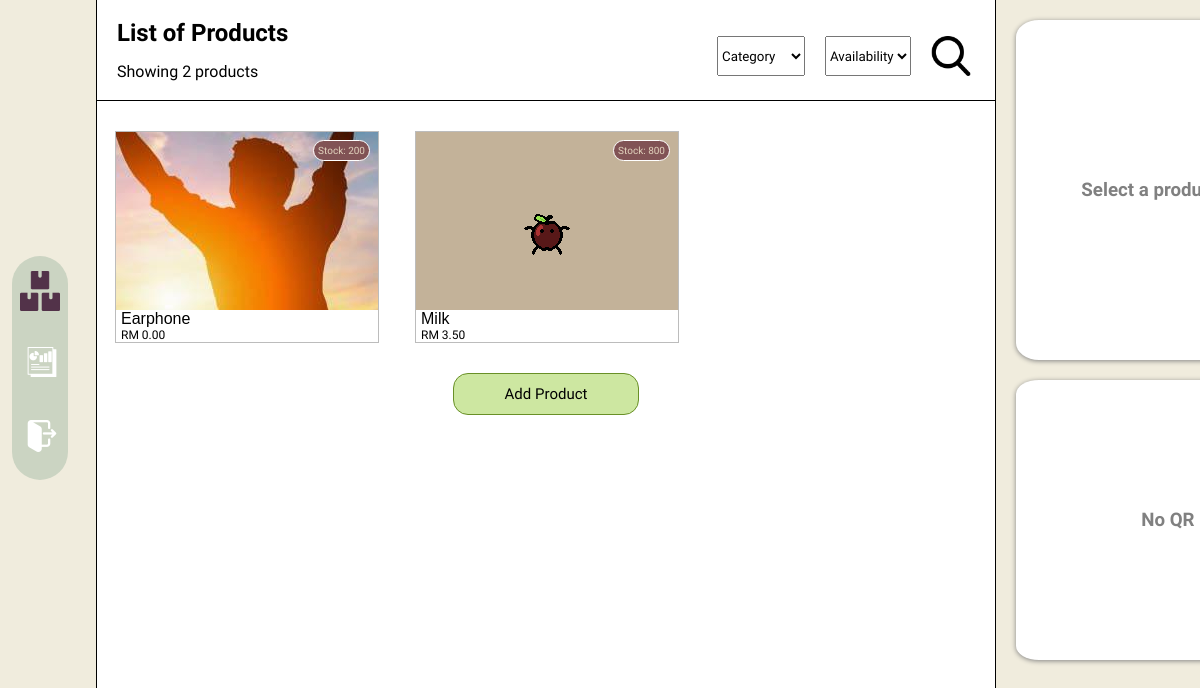
The page /inventory/product_list/ (signed in) on the database as committed earlier.
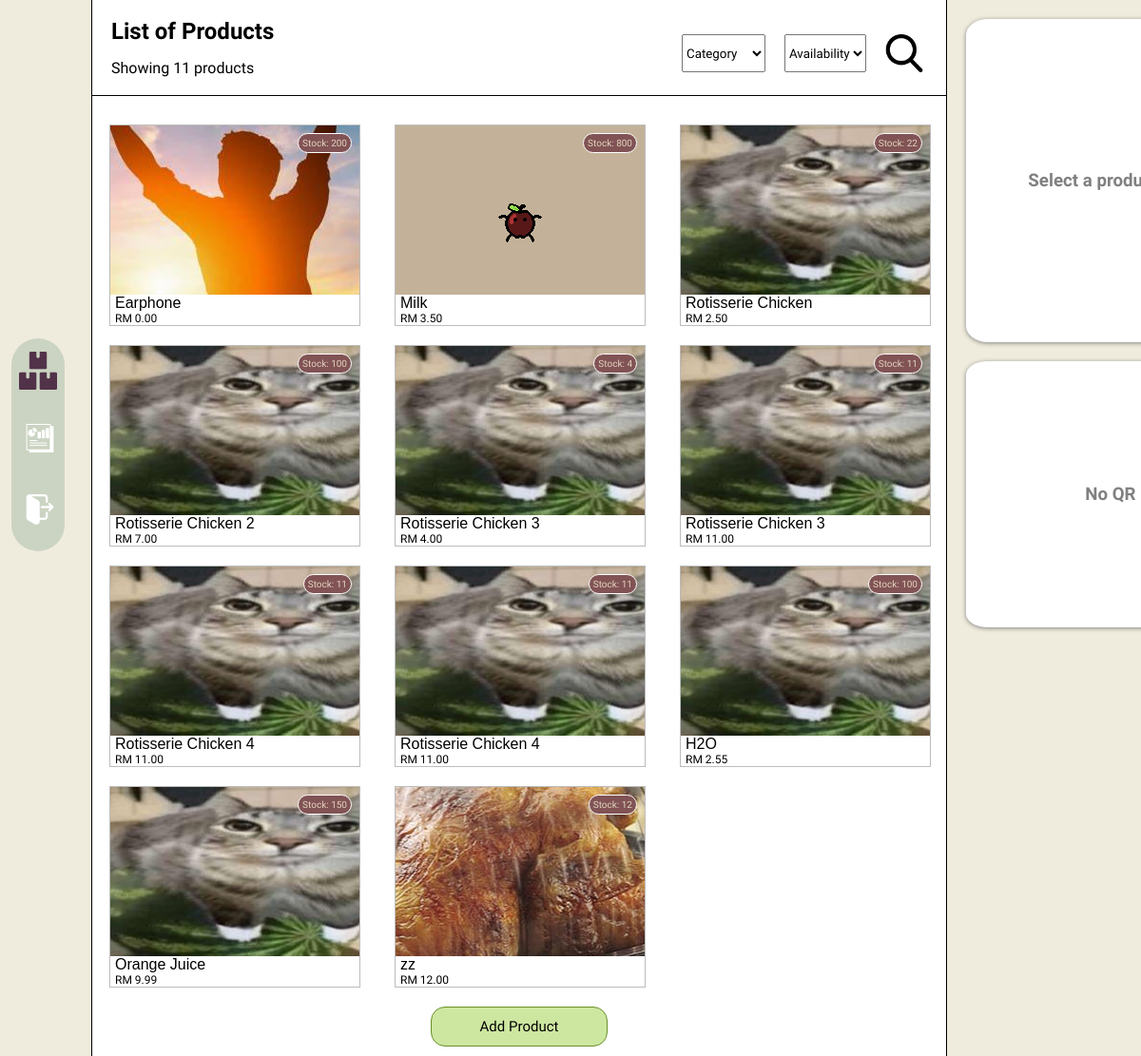
The same page on the database as committed later.
### inventory/models.py (models this page shows, shortened)
class Product(models.Model):
    name = models.CharField(max_length=100, verbose_name='Name')
    quantity = models.IntegerField(verbose_name='Quantity')
    image = models.ImageField(upload_to='products/',default='/media/products/20240322_200331.jpg')
    qr_code = models.ImageField(upload_to='qr/')
    supplier = models.CharField(max_length=100)
    category = models.ForeignKey(Category, on_delete=models.CASCADE)
    price = models.FloatField()
    alert_threshold = models.IntegerField()

### inventory/views.py (the view, shortened to what this page needs)
# urls.py: path('product_list/', views.product_list_view, name="product_list"),
@login_required(login_url="/accounts/login/")
def product_list_view(request):
    products = Product.objects.all()
    product_id = request.GET.get("add")
    chosen_product = None
    filter_category = request.POST.get('category')
    default_category = "none"
    if product_id:
        chosen_product = Product.objects.get(pk=product_id)
    return render(
        request,
        'inventory/product_list.html',
        context={
            'products':products,
            'product_count':len(products),
            'chosen_product': chosen_product,
            'default_category': default_category
        }
    )

### inventory/templates/inventory/product_list.html (shortened to what this page needs)
{% extends 'inventory/navigation.html' %}
{% block content %}
{% load static %}
<html>
<head>
    <link rel = "stylesheet" href="{% static 'css/product_list.css' %}">
</head>
<body>
  <aside class="sidebar">
  </aside>
  <main>
    <section>
      <div class="container">
        <div class="list-header">
          <div class="list-subheader">
            <h1>List of Products</h1>
            <p>Showing {{product_count}} products</p>
          </div>
          <div class="list-filter">
            <form method="POST">
              <select name="category">
                <option value="none">Category</option>
              </select>
              <select name="availability">
                <option value="none">Availability</option>
              </select>
              <button type="submit"><img src="{% static 'images/search 1.png' %}" width="40" height="40"></button>
            </form>
          </div>
        </div>
        <div class="list-body">
          {% for product in products%}
            <div class="product" style="background-image: url('{{product.image.url}}');">
              <div class="product-stock">
                <p>Stock: {{product.quantity}}</p>
              </div>
              <a class="fill-div" href="?add={{product.id}}"></a>
              <div class="product-name">
                <h3>{{product.name}}</h3>
                <p>RM {{product.price| floatformat:2}}</p>
              </div>
            </div>
          {% endfor%}
        </div>
        <div id="add-product">
          <a href="{%url 'product_create' %}">Add Product</a>
        </div>
      </div>
    </section>
    <section>
      <div class="details-tab">
        <div class="product-details">
          {% if chosen_product is not None%}
            <h2>{{chosen_product.name}}</h2>
            <div class="all-data">
              <div class="data">
                <h3>Category</h3>
                <h3>Stock</h3>
                <h3>Supplier</h3>
                <h3>Alert Notice</h3>
                <h3>Price</h3>
              </div>
              <div class="v-separator"></div>
              <div class="data">
                <h3>{{chosen_product.category.name}}</h3>
                <h3>{{chosen_product.quantity}}</h3>
                <h3>{{chosen_product.supplier}}</h3>
                <h3>{{chosen_product.alert_threshold}}</h3>
                <h3>RM {{chosen_product.price | floatformat:2}}</h3>
              </div>
            </div>
          {%else%}
            <div class="default-message"><h3>Select a product to view its information</h3></div>
          {%endif%}
        </div>
        <div class="qr-details">
          {% if chosen_product is not None%}
            <div id="qr-image">
              <img src="{{chosen_product.qr_code.url}}" width="200" height="200" alt="QR code">
            </div>
            <div id="detail-buttons">
              <button class="normal-button" onclick="window.location.href='{% url 'product_update' chosen_product.id %}'">
                Edit</button>
              <button class="normal-button">Print</button>
              <button class="normal-button" onclick="window.location.href='{% url 'product_restock' chosen_product.id %}'">
                Restock</button>
              <button id="delete-button" onclick="window.location.href='{% url 'product_delete' chosen_product.id %}'">Delete</button>
            </div>
          {% else%}
            <div class="default-message"><h3>No QR information found</h3></div>
          {%endif%}
        </div>
      </div>
    </section>
  </main>
</body>
</html>
{% endblock%}

Rows that differ between the two databases and show on the page:
added Product: image (picture), quantity "22", name "Rotisserie Chicken", price "2.50"
added Product: image (picture), quantity "100", name "Rotisserie Chicken 2", price "7.00"
added Product: image (picture), quantity "4", name "Rotisserie Chicken 3", price "4.00"
added Product: image (picture), quantity "11", name "Rotisserie Chicken 3", price "11.00"
added Product: image (picture), quantity "11", name "Rotisserie Chicken 4", price "11.00"
added Product: image (picture), quantity "11", name "Rotisserie Chicken 4", price "11.00"
added Product: image (picture), quantity "100", name "H2O", price "2.55"
added Product: image (picture), quantity "150", name "Orange Juice", price "9.99"
added Product: image (picture), quantity "12", name "zz", price "12.00"
Other text that changed with them:
{{ product_count }}: "2" → "11"
